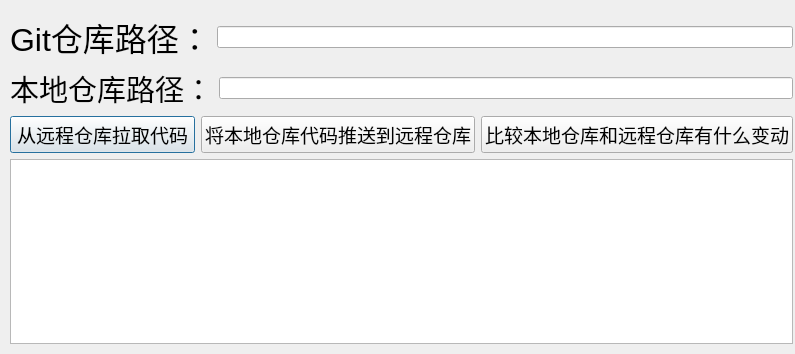
<?xml version="1.0" encoding="UTF-8"?>
<ui version="4.0">
 <class>Dialog</class>
 <widget class="QDialog" name="Dialog">
  <property name="geometry">
   <rect>
    <x>0</x>
    <y>0</y>
    <width>795</width>
    <height>354</height>
   </rect>
  </property>
  <property name="windowTitle">
   <string>Dialog</string>
  </property>
  <widget class="QWidget" name="">
   <property name="geometry">
    <rect>
     <x>10</x>
     <y>13</y>
     <width>783</width>
     <height>331</height>
    </rect>
   </property>
   <layout class="QVBoxLayout" name="verticalLayout_3">
    <item>
     <layout class="QVBoxLayout" name="verticalLayout_2">
      <item>
       <layout class="QVBoxLayout" name="verticalLayout">
        <item>
         <layout class="QHBoxLayout" name="horizontalLayout">
          <item>
           <widget class="QLabel" name="repo_path_label">
            <property name="font">
             <font>
              <pointsize>24</pointsize>
             </font>
            </property>
            <property name="text">
             <string>Git仓库路径：</string>
            </property>
           </widget>
          </item>
          <item>
           <widget class="QLineEdit" name="repo_path_edit"/>
          </item>
         </layout>
        </item>
        <item>
         <layout class="QHBoxLayout" name="horizontalLayout_2">
          <item>
           <widget class="QLabel" name="local_path_label">
            <property name="font">
             <font>
              <pointsize>22</pointsize>
             </font>
            </property>
            <property name="text">
             <string>本地仓库路径：</string>
            </property>
           </widget>
          </item>
          <item>
           <widget class="QLineEdit" name="local_path_edit"/>
          </item>
         </layout>
        </item>
       </layout>
      </item>
      <item>
       <layout class="QHBoxLayout" name="horizontalLayout_3">
        <item>
         <widget class="QPushButton" name="pull_btn">
          <property name="font">
           <font>
            <pointsize>14</pointsize>
           </font>
          </property>
          <property name="text">
           <string>从远程仓库拉取代码</string>
          </property>
         </widget>
        </item>
        <item>
         <widget class="QPushButton" name="push_btn">
          <property name="font">
           <font>
            <pointsize>14</pointsize>
           </font>
          </property>
          <property name="text">
           <string>将本地仓库代码推送到远程仓库</string>
          </property>
         </widget>
        </item>
        <item>
         <widget class="QPushButton" name="diff_btn">
          <property name="font">
           <font>
            <pointsize>14</pointsize>
           </font>
          </property>
          <property name="text">
           <string>比较本地仓库和远程仓库有什么变动</string>
          </property>
         </widget>
        </item>
       </layout>
      </item>
     </layout>
    </item>
    <item>
     <widget class="QTextEdit" name="textEdit"/>
    </item>
   </layout>
  </widget>
 </widget>
 <resources/>
 <connections/>
</ui>
